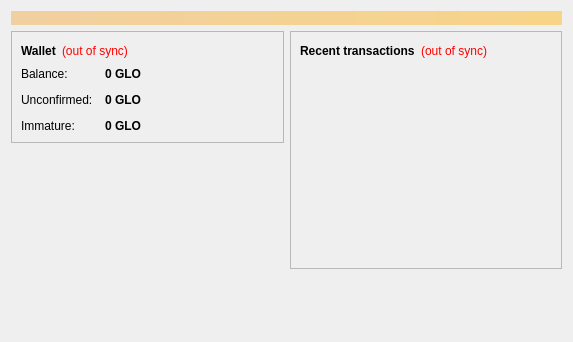
<?xml version="1.0" encoding="UTF-8"?>
<ui version="4.0">
 <class>OverviewPage</class>
 <widget class="QWidget" name="OverviewPage">
  <property name="geometry">
   <rect>
    <x>0</x>
    <y>0</y>
    <width>573</width>
    <height>342</height>
   </rect>
  </property>
  <property name="windowTitle">
   <string>Form</string>
  </property>
  <layout class="QVBoxLayout" name="topLayout">
   <item>
    <widget class="QLabel" name="labelAlerts">
     <property name="visible">
      <bool>false</bool>
     </property>
     <property name="styleSheet">
      <string notr="true">background-color: qlineargradient(x1: 0, y1: 0, x2: 1, y2: 0, stop:0 #F0D0A0, stop:1 #F8D488); color:#000000;</string>
     </property>
     <property name="wordWrap">
      <bool>true</bool>
     </property>
     <property name="margin">
      <number>3</number>
     </property>
    </widget>
   </item>
   <item>
    <layout class="QHBoxLayout" name="horizontalLayout" stretch="1,1">
     <item>
      <layout class="QVBoxLayout" name="verticalLayout_2">
       <item>
        <widget class="QFrame" name="frame">
         <property name="frameShape">
          <enum>QFrame::StyledPanel</enum>
         </property>
         <property name="frameShadow">
          <enum>QFrame::Raised</enum>
         </property>
         <layout class="QVBoxLayout" name="verticalLayout_4">
          <item>
           <layout class="QHBoxLayout" name="horizontalLayout_4">
            <item>
             <widget class="QLabel" name="label_5">
              <property name="font">
               <font>
                <weight>75</weight>
                <bold>true</bold>
               </font>
              </property>
              <property name="text">
               <string>Wallet</string>
              </property>
             </widget>
            </item>
            <item>
             <widget class="QLabel" name="labelWalletStatus">
              <property name="toolTip">
               <string>The displayed information may be out of date. Your wallet automatically synchronizes with the Glow network after a connection is established, but this process has not completed yet.</string>
              </property>
              <property name="styleSheet">
               <string notr="true">QLabel { color: red; }</string>
              </property>
              <property name="text">
               <string notr="true">(out of sync)</string>
              </property>
              <property name="alignment">
               <set>Qt::AlignLeading|Qt::AlignLeft|Qt::AlignVCenter</set>
              </property>
             </widget>
            </item>
            <item>
             <spacer name="horizontalSpacer_2">
              <property name="orientation">
               <enum>Qt::Horizontal</enum>
              </property>
              <property name="sizeHint" stdset="0">
               <size>
                <width>40</width>
                <height>20</height>
               </size>
              </property>
             </spacer>
            </item>
           </layout>
          </item>
          <item>
           <layout class="QFormLayout" name="formLayout_2">
            <property name="fieldGrowthPolicy">
             <enum>QFormLayout::AllNonFixedFieldsGrow</enum>
            </property>
            <property name="horizontalSpacing">
             <number>12</number>
            </property>
            <property name="verticalSpacing">
             <number>12</number>
            </property>
            <item row="0" column="0">
             <widget class="QLabel" name="label">
              <property name="text">
               <string>Balance:</string>
              </property>
             </widget>
            </item>
            <item row="0" column="1">
             <widget class="QLabel" name="labelBalance">
              <property name="font">
               <font>
                <weight>75</weight>
                <bold>true</bold>
               </font>
              </property>
              <property name="cursor">
               <cursorShape>IBeamCursor</cursorShape>
              </property>
              <property name="toolTip">
               <string>Your current balance</string>
              </property>
              <property name="text">
               <string notr="true">0 GLO</string>
              </property>
              <property name="textInteractionFlags">
               <set>Qt::LinksAccessibleByMouse|Qt::TextSelectableByKeyboard|Qt::TextSelectableByMouse</set>
              </property>
             </widget>
            </item>
            <item row="1" column="0">
             <widget class="QLabel" name="label_3">
              <property name="text">
               <string>Unconfirmed:</string>
              </property>
             </widget>
            </item>
            <item row="1" column="1">
             <widget class="QLabel" name="labelUnconfirmed">
              <property name="font">
               <font>
                <weight>75</weight>
                <bold>true</bold>
               </font>
              </property>
              <property name="cursor">
               <cursorShape>IBeamCursor</cursorShape>
              </property>
              <property name="toolTip">
               <string>Total of transactions that have yet to be confirmed, and do not yet count toward the current balance</string>
              </property>
              <property name="text">
               <string notr="true">0 GLO</string>
              </property>
              <property name="textInteractionFlags">
               <set>Qt::LinksAccessibleByMouse|Qt::TextSelectableByKeyboard|Qt::TextSelectableByMouse</set>
              </property>
             </widget>
            </item>
            <item row="2" column="0">
             <widget class="QLabel" name="labelImmatureText">
              <property name="text">
               <string>Immature:</string>
              </property>
             </widget>
            </item>
            <item row="2" column="1">
             <widget class="QLabel" name="labelImmature">
              <property name="font">
               <font>
                <weight>75</weight>
                <bold>true</bold>
               </font>
              </property>
              <property name="toolTip">
               <string>Mined balance that has not yet matured</string>
              </property>
              <property name="text">
               <string notr="true">0 GLO</string>
              </property>
              <property name="textInteractionFlags">
               <set>Qt::LinksAccessibleByMouse|Qt::TextSelectableByKeyboard|Qt::TextSelectableByMouse</set>
              </property>
             </widget>
            </item>
           </layout>
          </item>
         </layout>
        </widget>
       </item>
       <item>
        <spacer name="verticalSpacer">
         <property name="orientation">
          <enum>Qt::Vertical</enum>
         </property>
         <property name="sizeHint" stdset="0">
          <size>
           <width>20</width>
           <height>40</height>
          </size>
         </property>
        </spacer>
       </item>
      </layout>
     </item>
     <item>
      <layout class="QVBoxLayout" name="verticalLayout_3">
       <item>
        <widget class="QFrame" name="frame_2">
         <property name="frameShape">
          <enum>QFrame::StyledPanel</enum>
         </property>
         <property name="frameShadow">
          <enum>QFrame::Raised</enum>
         </property>
         <layout class="QVBoxLayout" name="verticalLayout">
          <item>
           <layout class="QHBoxLayout" name="horizontalLayout_2">
            <item>
             <widget class="QLabel" name="label_4">
              <property name="text">
               <string>&lt;b&gt;Recent transactions&lt;/b&gt;</string>
              </property>
             </widget>
            </item>
            <item>
             <widget class="QLabel" name="labelTransactionsStatus">
              <property name="toolTip">
               <string>The displayed information may be out of date. Your wallet automatically synchronizes with the Glow network after a connection is established, but this process has not completed yet.</string>
              </property>
              <property name="styleSheet">
               <string notr="true">QLabel { color: red; }</string>
              </property>
              <property name="text">
               <string notr="true">(out of sync)</string>
              </property>
              <property name="alignment">
               <set>Qt::AlignRight|Qt::AlignTrailing|Qt::AlignVCenter</set>
              </property>
             </widget>
            </item>
            <item>
             <spacer name="horizontalSpacer">
              <property name="orientation">
               <enum>Qt::Horizontal</enum>
              </property>
              <property name="sizeHint" stdset="0">
               <size>
                <width>40</width>
                <height>20</height>
               </size>
              </property>
             </spacer>
            </item>
           </layout>
          </item>
          <item>
           <widget class="QListView" name="listTransactions">
            <property name="styleSheet">
             <string notr="true">QListView { background: transparent; }</string>
            </property>
            <property name="frameShape">
             <enum>QFrame::NoFrame</enum>
            </property>
            <property name="verticalScrollBarPolicy">
             <enum>Qt::ScrollBarAlwaysOff</enum>
            </property>
            <property name="horizontalScrollBarPolicy">
             <enum>Qt::ScrollBarAlwaysOff</enum>
            </property>
            <property name="selectionMode">
             <enum>QAbstractItemView::NoSelection</enum>
            </property>
           </widget>
          </item>
         </layout>
        </widget>
       </item>
       <item>
        <spacer name="verticalSpacer_2">
         <property name="orientation">
          <enum>Qt::Vertical</enum>
         </property>
         <property name="sizeHint" stdset="0">
          <size>
           <width>20</width>
           <height>40</height>
          </size>
         </property>
        </spacer>
       </item>
      </layout>
     </item>
    </layout>
   </item>
  </layout>
 </widget>
 <resources/>
 <connections/>
</ui>
